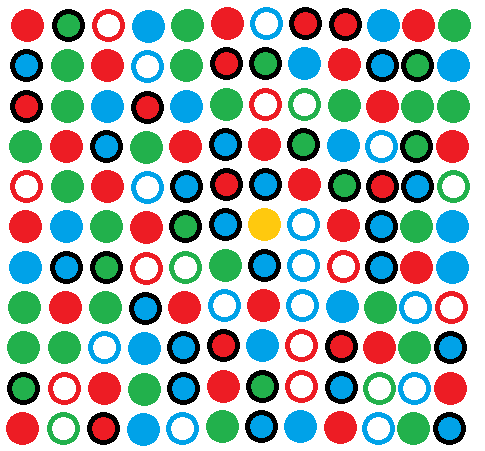
#> input picture 132_fichas.png, 485 x 451 px
$ python -i funcion_contar_por_grupo.py   (imports and definitions only)
#> lines starting #> are read from the running program, lines starting #| are printed output that depends on the picture; after the words box and inside, x2 and y2 are one past the last pixel; in counts of white or black regions, pixels touching at a corner belong together
#> further down, picture is the input picture: shape (451, 485, 3); mean B, G, R 180.1, 183.4, 174.1
import cv2
import numpy as np
from sklearn.cluster import KMeans


def contar_fichas_por_grupo(imagen, threshold=1, area_min=5, area_max=1000):
#> called with threshold = 1, area_min = 5, area_max = 1000
    imagen_copia = imagen.copy()

    # Aplicar técnicas de segmentación, umbralización, etc., para aislar las fichas
    # (aquí se asume que ya se ha aplicado el color)
    # ...
    # Supongamos que tienes un rango de color específico para las fichas (en formato HSV)
    # COLOR BLANCO
    lower_color = np.array([0, 0, 200])
    upper_color = np.array([180, 20, 255])
    mascara_color = cv2.inRange(imagen_copia, lower_color, upper_color)
#> mascara_color: shape (451, 485); every value is 0
    # UMBRALIZACIÓN
    imagen_procesada = cv2.bitwise_and(imagen_copia, imagen_copia, mask=mascara_color)
#> imagen_procesada: shape (451, 485, 3); every value is 0
    gray = cv2.cvtColor(imagen_copia, cv2.COLOR_BGR2GRAY)
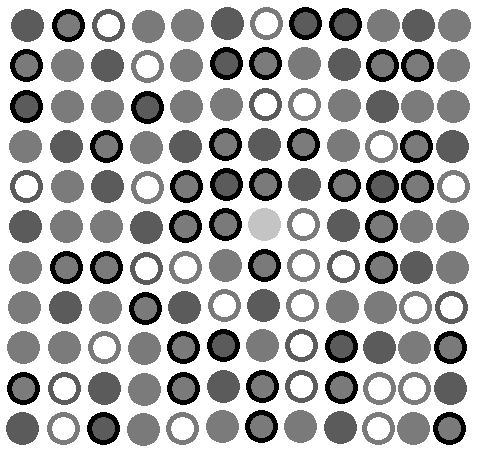
#> gray: shape (451, 485); min 0, max 255, mean 180.3
    _, thresh = cv2.threshold(gray, 1, 255, cv2.THRESH_BINARY)
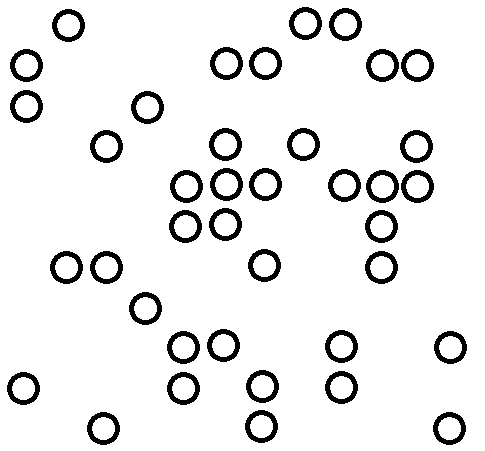
#> thresh: shape (451, 485); 92.2% white; 39 black regions, largest, box (x1, y1, x2, y2) and area: (289, 7, 322, 40) 436, (52, 9, 85, 42) 436, (329, 8, 362, 41) 436
    imagen_procesada = cv2.bitwise_and(imagen_copia, imagen_copia, mask=thresh)
    # SEGMENTACIÓN
    # imagen_procesada = algoritmo_segmentacion(imagen_copia)

    # Encontrar contornos de las fichas
    hsv = cv2.cvtColor(imagen_copia, cv2.COLOR_BGR2HSV)
#> hsv: shape (451, 485, 3); mean H, S, V 44.8, 88, 220.4
    _, thresh = cv2.threshold(hsv[:, :, 2], threshold, 255, cv2.THRESH_BINARY)
    contornos, _ = cv2.findContours(thresh, cv2.RETR_EXTERNAL, cv2.CHAIN_APPROX_SIMPLE)
#> contornos = [[[0, 0], [0, 450], [484, 450], [484, 0]]]

    # Filtrar contornos por área
    contornos_filtrados = [
        cnt for cnt in contornos if area_min < cv2.contourArea(cnt) < area_max
    ]
#> contornos_filtrados = []

    # Obtener los centros y radios de las fichas
    datos_fichas = np.array(
        [cv2.minEnclosingCircle(cnt) for cnt in contornos_filtrados]
    )
#> datos_fichas = empty array

    # Asegúrate de que datos_fichas no está vacío
    if len(datos_fichas) > 0:
        # Tomar solo las coordenadas (x, y) y darle la forma adecuada
        centroides = np.array([dato[0] for dato in datos_fichas]).reshape(-1, 2)
        print(f"Shape de centroides: {centroides.shape}")

        # Utilizar KMeans para agrupar fichas
        kmeans = KMeans(n_clusters=2, random_state=0).fit(centroides)
        etiquetas_grupo = kmeans.labels_

        # Conteo por grupo
        num_fichas_grupo_1 = np.sum(etiquetas_grupo == 0)
        num_fichas_grupo_2 = np.sum(etiquetas_grupo == 1)

        return num_fichas_grupo_1, num_fichas_grupo_2
    else:
        print("No se encontraron fichas en la imagen.")
        return 0, 0

>>> import cv2
>>> picture = cv2.imread('132_fichas.png')
>>> result = contar_fichas_por_grupo(picture)
#> result = (0, 0)

$ run again, on contar_fichas.png
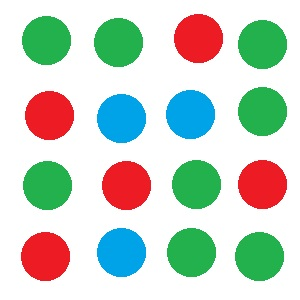
#> input picture contar_fichas.png, 300 x 300 px
#> picture is the input picture: shape (300, 300, 3); mean B, G, R 200.1, 211.6, 199.3
#> in contar_fichas_por_grupo, `mascara_color = cv2.inRange(imagen_copia, lower_color, upper_color)`:
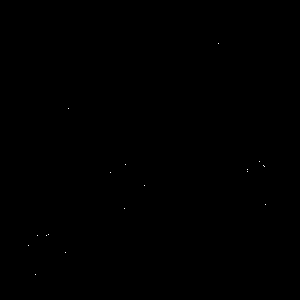
#> mascara_color: shape (300, 300); 0.02% white in thin lines or dots, all inside (x1, y1, x2, y2) = (28, 43, 266, 275)
#> in contar_fichas_por_grupo, `gray = cv2.cvtColor(imagen_copia, cv2.COLOR_BGR2GRAY)`:
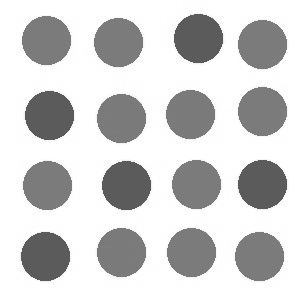
#> gray: shape (300, 300); min 83, max 255, mean 206.6
#> thresh: shape (300, 300); every value is 255
#> hsv: shape (300, 300, 3); mean H, S, V 59.5, 74.1, 237.5
#> contornos = [[[0, 0], [0, 299], [299, 299], [299, 0]]]
#> contornos_filtrados = []
#> datos_fichas = empty array
#> result = (0, 0)
